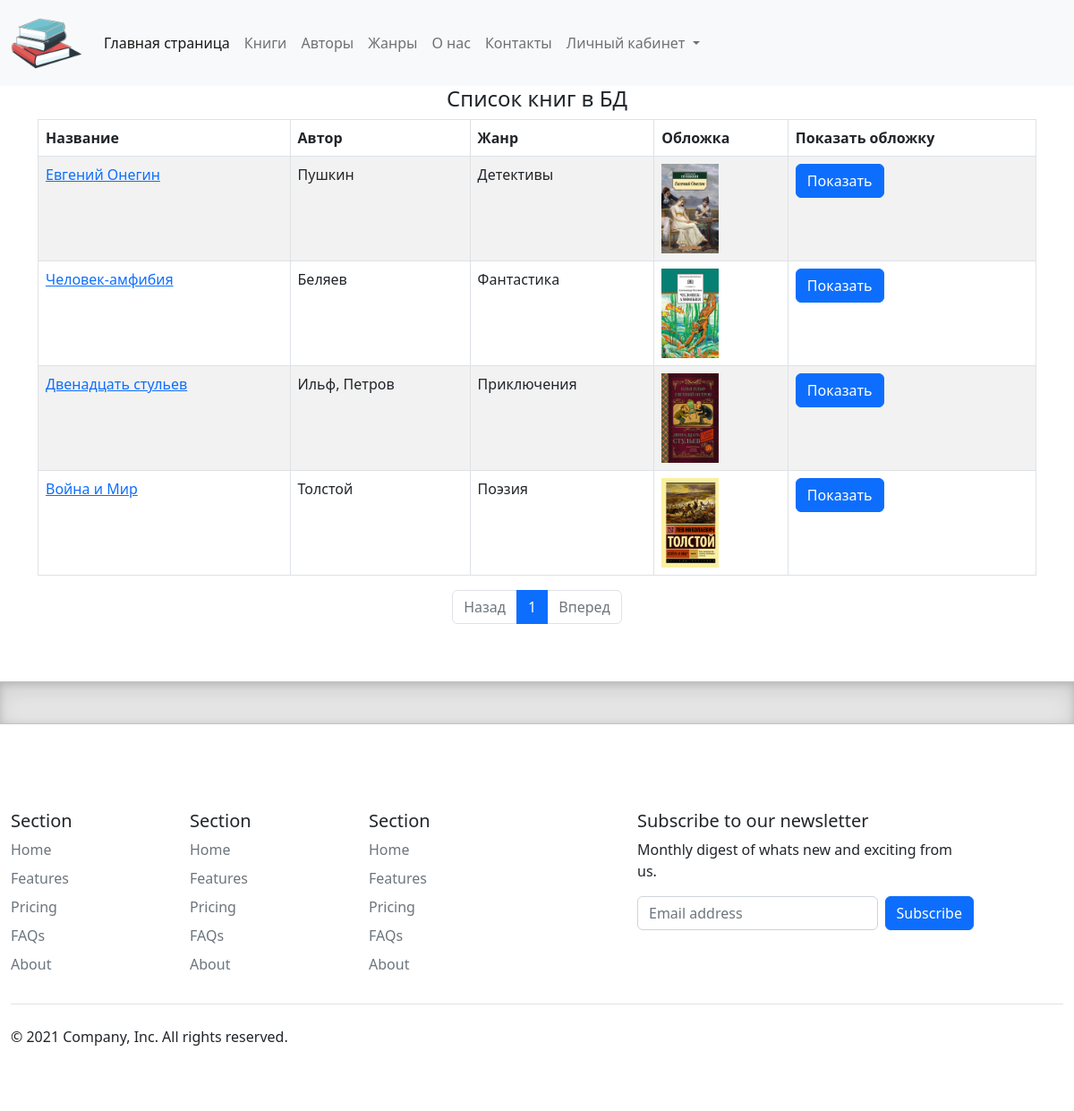
The page /books/ on the database as committed earlier.
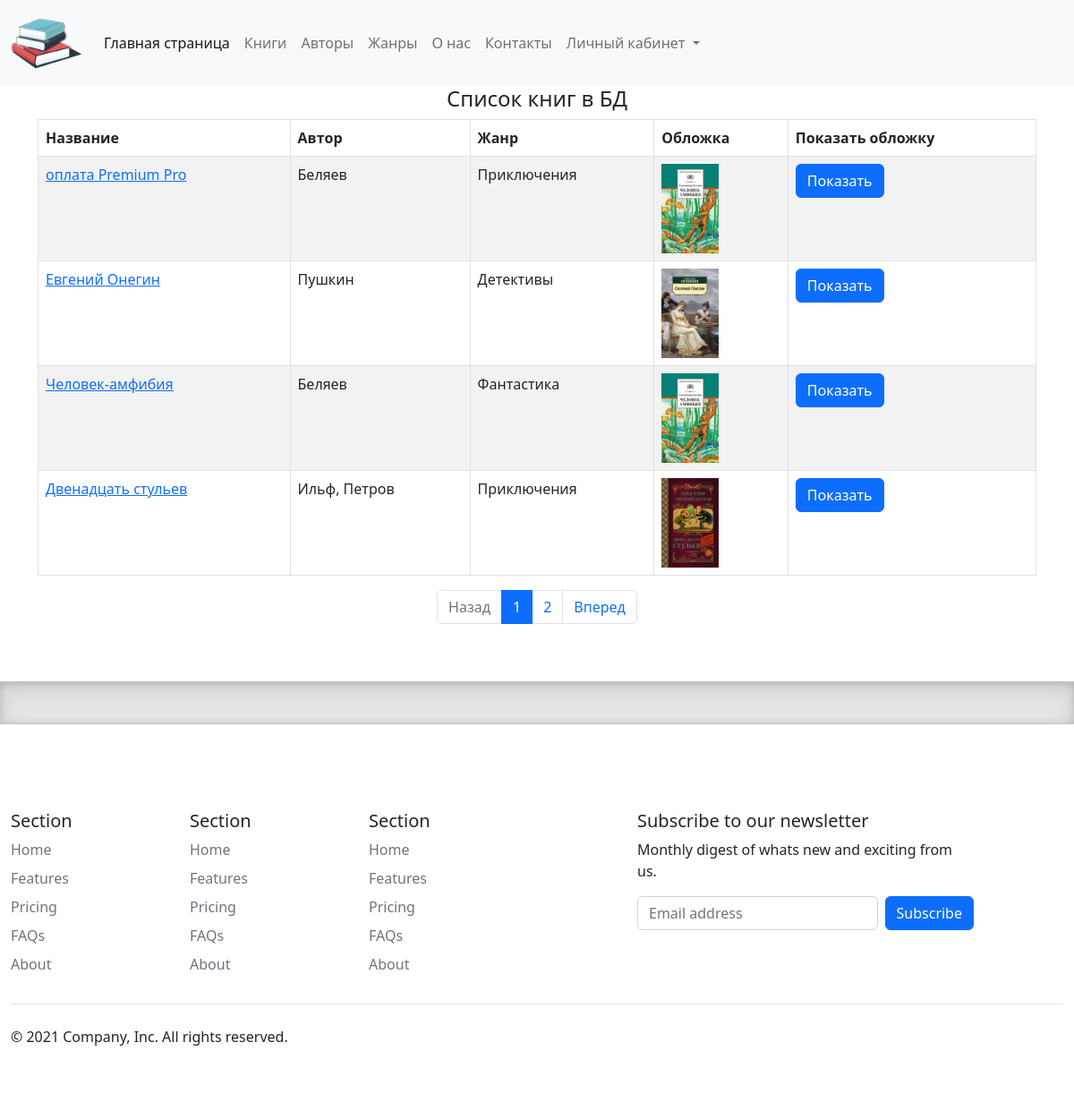
The same page on the database as committed later.
### catalog/models.py (models this page shows, shortened)
class Book(models.Model):
    title = models.CharField(max_length=200, help_text="Введите название книги", verbose_name="Название книги")
    genre = models.ForeignKey('Genre', on_delete=models.CASCADE, help_text="Выберете жанр для книги", verbose_name="Жанр книги", null=True)
    language = models.ForeignKey('Language', on_delete=models.CASCADE, help_text="Выберете язык книги", verbose_name="Язык книги", null=True)
    publisher = models.ForeignKey('Publisher', on_delete=models.CASCADE, help_text="Выберете издательство", verbose_name="Издаьельство", null=True)
    year = models.CharField(max_length=4, help_text="Выберете год издания", verbose_name="Год издания")
    author = models.ManyToManyField('Author', help_text="Выберете автора (авторов) книги", verbose_name="Автор (авторы) книги")
    summary = models.TextField(max_length=1200, help_text="Введите краткое описание книги", verbose_name="Описание книги")
    isbn = models.CharField(max_length=13, help_text="Должно содержать 13 символов", verbose_name="ISBN книги")
    price = models.DecimalField(decimal_places=2, max_digits=7, help_text="Введите цену книги", verbose_name="Цeнa (руб.)")
    photo = models.ImageField(upload_to="images", help_text="Загрузите изображение обложки", verbose_name="Изображение обложки", null=True, blank=True)
    def display_author(self):
        return ', '.join([author.last_name for author in self.author.all()])
    display_author.short_description = 'Авторы'

class Author(models.Model):
    first_name = models.CharField(max_length=100, help_text="Введите имя автора", verbose_name="Имя автора")
    last_name = models.CharField(max_length=100, help_text="Введите фамилию автора", verbose_name="Фамилия автора")
    date_of_birth = models.DateField(help_text="Введите дату рождения", verbose_name="Дата рождения", null=True, blank=True)
    about = models.TextField(help_text="Введите сведения об авторе", verbose_name="Сведения об авторе")
    photo = models.ImageField(upload_to="images", help_text="Загрузите фото автора", verbose_name="Фото автора", null=True, blank=True)

class Genre(models.Model):
    name = models.CharField(max_length=200, help_text="Введите жанр книги", verbose_name="Жанр книги")
    def __str__(self):
        return self.name

### catalog/views.py (the view)
# urls.py: path('books/', views.BookListView.as_view(), name='books'),
class BookListView(ListView):
    model = Book
    context_object_name = 'books'
    paginate_by = 4
    ordering = ['-id']

### templates/catalog/book_list.html
{% extends "catalog/base.html" %}
{% block content %}
    <div class="row text-center text-dark lh-2">
        <h4>Список книг в БД</h4>
    </div>
    {% if books %}
    <table class="table table-striped table-bordered text-start">
        <thead>
            <tr>
                <th>Название</th>
                <th>Aвтop</th>
                <th>Жaнp</th>
                <th>Обложка</th>
                <th>Показать обложку</th>
            </tr>
        </thead>
    <tbody>
        {% for book in books %}
            <tr>
                <td><a href="{{ book.id }}">{{ book.title }}</a></td>
                <td>{{ book.display_author }}</td>
                <td>{{ book.genre }}</td>
                <td><img src="{{ book.photo.url }}" alt="connect" style="max-height: 100px"></td>
                <td><a href="{{ book.photo.url}}"  class="btn btn-primary"  target="_blank">Показать</a>
            </tr>
        {% endfor %}
    </tbody>
    </table>
    {% else %}
    <p>В базе данных нет книг</p>
    {% endif %}
    <div class="col-12">
        {% include "modules/pagination.html" %}
    </div>
{% endblock content %}

### templates/catalog/base.html (shortened to what this page needs)
<!DOCTYPE html>
<html lang="en">
<head>
    {% load static %}
    <link rel="stylesheet" href="/static/css/bootstrap.min.css">
    <link rel="stylesheet" href="/static/css/style.css">
</head>
<body>
<nav class="navbar navbar-expand-lg  bg-light text-dark">
    <div class="container-fluid">
        <img src="{% static 'images/logo.png' %}" width="80" height="80" alt="logo">
        <div class="collapse navbar-collapse" id="navbarSupportedContent">
            <ul class="navbar-nav me-auto mb-2 mb-lg-0">
                <li class="nav-item">
                    <a class="nav-link active" aria-current="page" href="{% url 'catalog:index' %}">Главная страница</a>
                </li>
                <li class="nav-item">
                    <a class="nav-link " href="{% url 'catalog:books' %}">Книги</a>
                </li>
                <li class="nav-item">
                    <a class="nav-link" href="{% url 'catalog:authors' %}">Авторы</a>
                </li>
                <li class="nav-item">
                    <a class="nav-link" href="#">Жанры</a>
                </li>
                <li class="nav-item">
                    <a class="nav-link" href="{% url 'catalog:about' %}">О нас</a>
                </li>
                <li class="nav-item">
                    <a class="nav-link" href="{% url 'catalog:contact' %}">Контакты</a>
                </li>
                <li class="nav-item dropdown ">
                    <a class="nav-link dropdown-toggle text-lg-end" href="#" id="navbarDropdown" role="button"
                       data-bs-toggle="dropdown" aria-expanded="false">
                        Личный кабинет
                    </a>
                </li>
            </ul>
        </div>
    </div>
</nav>
<div class="container-lg col-sm-12">
    <div class="row text-center">
        <div class="col-md-12 col-sm-12">
            {% block content %}
            {% endblock content %}
        </div>
    </div>
</div>
<div class="b-example-divider my-5"></div>
<div class="container-fluid">
  <footer class="py-5 ">
    <div class="row">
      <div class="col-2">
        <h5>Section</h5>
        <ul class="nav flex-column">
          <li class="nav-item mb-2"><a href="#" class="nav-link p-0 text-muted">Home</a></li>
          <li class="nav-item mb-2"><a href="#" class="nav-link p-0 text-muted">Features</a></li>
          <li class="nav-item mb-2"><a href="#" class="nav-link p-0 text-muted">Pricing</a></li>
          <li class="nav-item mb-2"><a href="#" class="nav-link p-0 text-muted">FAQs</a></li>
          <li class="nav-item mb-2"><a href="#" class="nav-link p-0 text-muted">About</a></li>
        </ul>
      </div>
      <div class="col-2">
        <h5>Section</h5>
        <ul class="nav flex-column">
          <li class="nav-item mb-2"><a href="#" class="nav-link p-0 text-muted">Home</a></li>
          <li class="nav-item mb-2"><a href="#" class="nav-link p-0 text-muted">Features</a></li>
          <li class="nav-item mb-2"><a href="#" class="nav-link p-0 text-muted">Pricing</a></li>
          <li class="nav-item mb-2"><a href="#" class="nav-link p-0 text-muted">FAQs</a></li>
          <li class="nav-item mb-2"><a href="#" class="nav-link p-0 text-muted">About</a></li>
        </ul>
      </div>
      <div class="col-2">
        <h5>Section</h5>
        <ul class="nav flex-column">
          <li class="nav-item mb-2"><a href="#" class="nav-link p-0 text-muted">Home</a></li>
          <li class="nav-item mb-2"><a href="#" class="nav-link p-0 text-muted">Features</a></li>
          <li class="nav-item mb-2"><a href="#" class="nav-link p-0 text-muted">Pricing</a></li>
          <li class="nav-item mb-2"><a href="#" class="nav-link p-0 text-muted">FAQs</a></li>
          <li class="nav-item mb-2"><a href="#" class="nav-link p-0 text-muted">About</a></li>
        </ul>
      </div>
      <div class="col-4 offset-1">
        <form>
          <h5>Subscribe to our newsletter</h5>
          <p>Monthly digest of whats new and exciting from us.</p>
          <div class="d-flex w-100 gap-2">
            <input id="newsletter1" type="text" class="form-control" placeholder="Email address">
            <button class="btn btn-primary" type="button">Subscribe</button>
          </div>
        </form>
      </div>
    </div>
    <div class="d-flex justify-content-between py-4 my-4 border-top">
      <p>&copy; 2021 Company, Inc. All rights reserved.</p>
      <ul class="list-unstyled d-flex">
        <li class="ms-3"><a class="link-dark" href="#"><svg class="bi" width="24" height="24"><use xlink:href="#twitter"/></svg></a></li>
        <li class="ms-3"><a class="link-dark" href="#"><svg class="bi" width="24" height="24"><use xlink:href="#instagram"/></svg></a></li>
        <li class="ms-3"><a class="link-dark" href="#"><svg class="bi" width="24" height="24"><use xlink:href="#facebook"/></svg></a></li>
      </ul>
    </div>
  </footer>
</div>
</body>
</html>

### templates/modules/pagination.html
<nav aria-label="Page navigation">
    <ul class="pagination justify-content-center">
        {% if page_obj.has_previous %}
            <li class="page-item"><a class="page-link" href="?page={{ page_obj.previous_page_number }}">Назад</a></li>
        {% else %}
            <li class="page-item disabled">
                <span class="page-link">Назад</span>
            </li>        {% endif %}
        {% for num_page in page_obj.paginator.page_range %}
            {% if num_page == page_obj.number %}
                <li class="page-item active"><a class="page-link" href="#">{{ num_page }}</a></li>
            {% else %}
                <li class="page-item"><a class="page-link" href="?page={{ num_page }}">{{ num_page }}</a></li>
            {% endif %}
        {% endfor %}
        {% if page_obj.has_next %}
            <li class="page-item"><a class="page-link" href="?page={{ page_obj.next_page_number }}">Вперед</a></li>
        {% else %}
            <li class="page-item disabled">
                <span class="page-link">Вперед</span>
            </li>        {% endif %}
    </ul>
</nav>

### static/css/style.css (style rules this page uses)
.container-lg { min-height: 70vh; }
.b-example-divider { height: 3rem; background-color: rgba(0, 0, 0, .1); border: solid rgba(0, 0, 0, .15); border-width: 1px 0; box-shadow: inset 0 .5em 1.5em rgba(0, 0, 0, .1), inset 0 .125em .5em rgba(0, 0, 0, .15); }
.bi { vertical-align: -.125em; fill: currentColor; }

Rows that differ between the two databases and show on the page:
no longer on this page (row unchanged): Book: title "Война и Мир", display_author "Толстой", genre "Поэзия", photo (picture)
added Book: title "оплата Premium Pro", display_author "Беляев", genre "Приключения", photo (picture)
Other text that changed with them:
new list line: "2"
